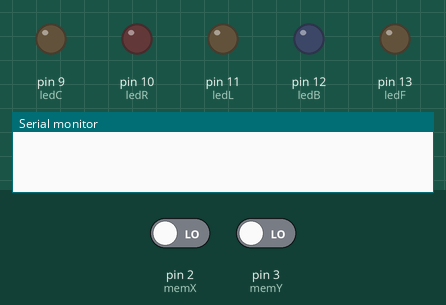
Bench run of a sketch on a simulated Arduino Uno, built with avr-gcc and run on an emulated ATmega328P. Shown: output pins drawn as LEDs (lit = HIGH), the last lines printed to the serial monitor. Inputs (shaded band) come from the test bench; at power-on: pin 2 (memX) LOW, pin 3 (memY) LOW.

Above: at 0.1 s.
At 2.1 s:
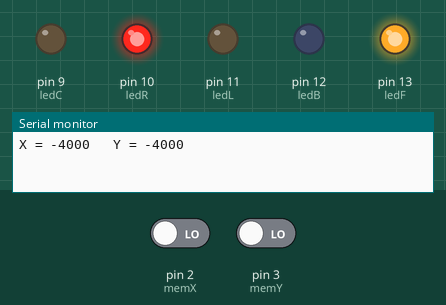
Timing chart, 0 to 3.6 s (numbered marks = the images above):
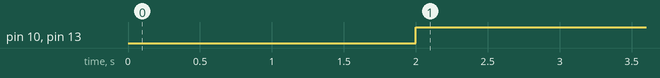

Measured:
- by itself, pin 10 (ledR), pin 13 (ledF): LOW → HIGH at 2.0 s

The sketch:

AccelPosition.ino
```cpp
/*
  AccelPosition

  Reads input from a Memsic 2125 two-axis accelerometer.
  Converts pulse outputs into acceleration in milli-g's
  (1/1000 of earth's gravity) and prints them out.
  Displays center, front, back, left, and right position LEDs.

  Patrick Kubiak
 */

// definitions
const int FRONT = -150;  // front threshold
const int BACK = 150;    // back threshold
const int LEFT = 150;    // left threshold
const int RIGHT = -150;  // right threshold

const int memX = 2;      // x output of accelerometer
const int memY = 3;      // y output of accelerometer

const int ledF = 13;     // front led
const int ledB = 12;     // back led
const int ledL = 11;     // left led
const int ledR = 10;     // right led
const int ledC = 9;      // center led

// setup
void setup() {
  // initialize accelerometer input
  pinMode(memX, INPUT);
  pinMode(memY, INPUT);

  // initialize display LEDs
  pinMode(ledF, OUTPUT);
  pinMode(ledB, OUTPUT);
  pinMode(ledL, OUTPUT);
  pinMode(ledR, OUTPUT);
  pinMode(ledC, OUTPUT);

  // initialize serial communication at 9600 bits per second
  Serial.begin(9600);
}

// loop forever
void loop() {
  int pulseX, pulseY;  // store pulse widths
  int accelX, accelY;  // store accelerations

  // read X and Y pulse
  pulseX = pulseIn(memX, HIGH);
  pulseY = pulseIn(memY, HIGH);

  // convery pulse width to acceleration in milli-g's
  // earth's gravtiy is 1000 milli-g's, or 1g
  accelX = ((pulseX / 10) - 500) * 8;
  accelY = ((pulseY / 10) - 500) * 8;

  // display acceleration
  Serial.println("X = " + String(accelX) + "\t Y = " + String(accelY));
  displayPosition(accelX, accelY);
  delay(100);
}

void displayPosition(int accelX, int accelY) {
  digitalWrite(ledF, LOW);
  digitalWrite(ledB, LOW);
  digitalWrite(ledL, LOW);
  digitalWrite(ledR, LOW);
  digitalWrite(ledC, LOW);

  if (accelY >= FRONT && accelY <= BACK && accelX <= LEFT && accelX >= RIGHT)
  {
    digitalWrite(ledC, HIGH);
  }
  else
  {
    if (accelY < FRONT)
    {
      digitalWrite(ledF, HIGH);
    }

    if (accelY > BACK)
    {
      digitalWrite(ledB, HIGH);
    }

    if (accelX > LEFT)
    {
      digitalWrite(ledL, HIGH);
    }

    if (accelX < RIGHT)
    {
      digitalWrite(ledR, HIGH);
    }
  }
}
```
